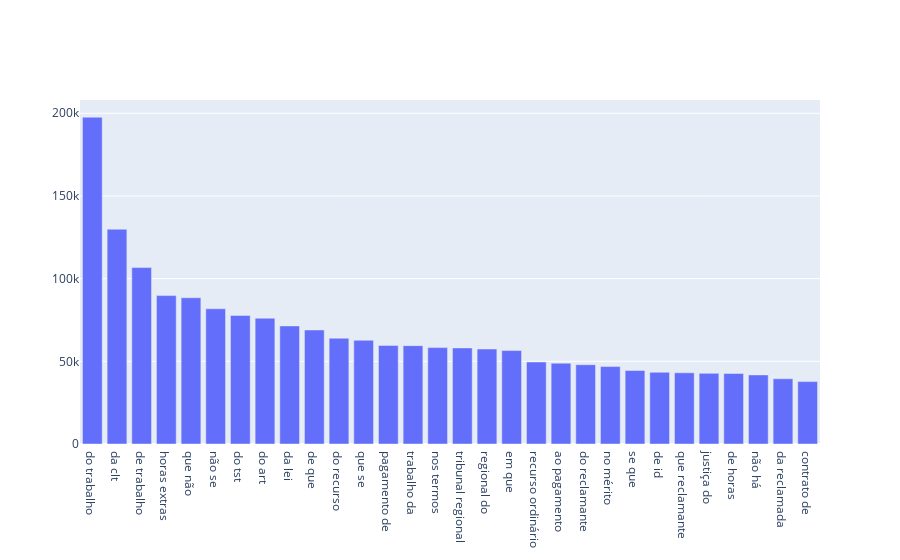

Source (notebook cell):
### Code cell
trace = go.Bar(x=df3["INTEIRO_TEOR"], y=df3["QUANTIDADE"])
iplot({"data":[trace]})

### Figure 1 — Plotly figure (JSON) as saved in the notebook; plotly's stock layout.template omitted (floating-point values rounded to 4 significant figures)
{"data": [{"type": "bar", "x": ["do trabalho", "da clt", "de trabalho", "horas extras", "que não", "não se", "do tst", "do art", "da lei", "de que", "do recurso", "que se", "pagamento de", "trabalho da", "nos termos", "tribunal regional", "regional do", "em que", "recurso ordinário", "ao pagamento", "do reclamante", "no mérito", "se que", "de id", "que reclamante", "justiça do", "de horas", "não há", "da reclamada", "contrato de"], "y": [197626, 129891, 106684, 89744, 88449, 81787, 77770, 76055, 71413, 68964, 63964, 62720, 59633, 59487, 58281, 58102, 57443, 56486, 49588, 48855, 47947, 46826, 44430, 43357, 43062, 42715, 42659, 41766, 39445, 37731]}], "layout": {"autosize": true, "xaxis": {"autorange": true, "range": [-0.5, 29.5], "type": "category"}, "yaxis": {"autorange": true, "range": [0, 208000.0], "type": "linear"}}}
